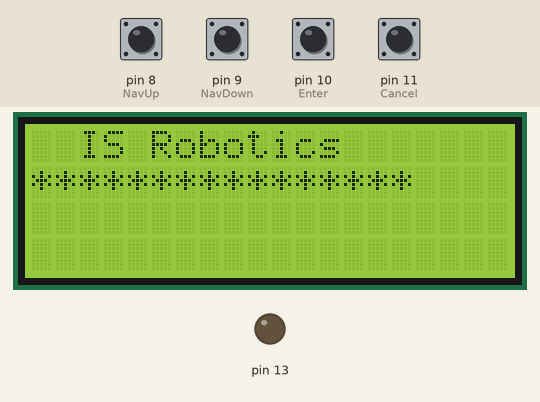
Bench run of a sketch on a simulated Arduino Uno, built with avr-gcc and run on an emulated ATmega328P. On the bench: 20×4 character LCD, output pins drawn as LEDs (lit = HIGH). The inputs (shaded band) are chosen by the test bench; at power-on: pin 8 (NavUp), pin 9 (NavDown), pin 10 (Enter), pin 11 (Cancel) HIGH.

Above: at 0.1 s.
At 2.2 s:
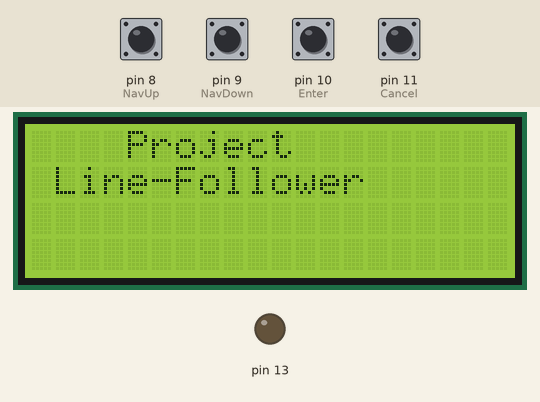
At 4.2 s:
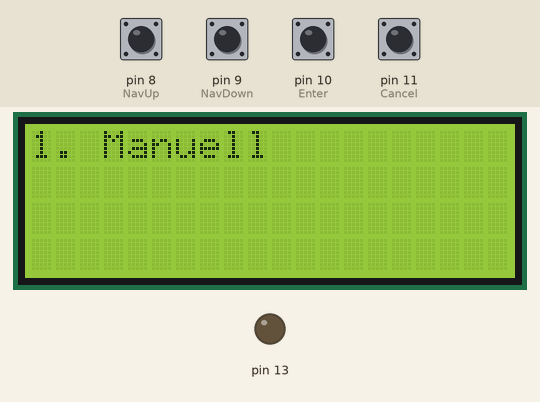
At 5.54 s:
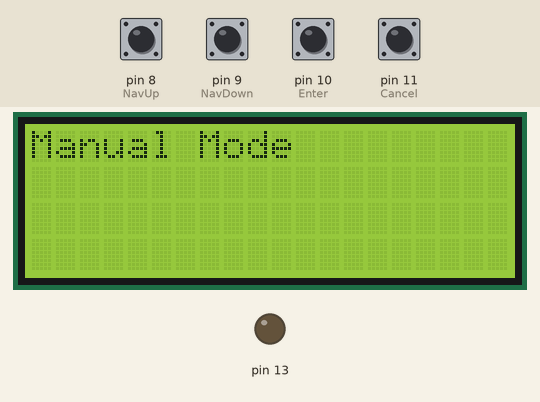
Timing chart, 0 to 7.2 s (numbered marks = the images above):
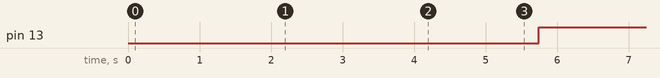

Measured:
- by itself, pin 13: LOW → HIGH at 5.7 s
- what the display in image 1 shows lasts 2.0 s, from 2.1 s to 4.1 s
- what the display in image 2 shows lasts 1.2 s, from 4.1 s to 5.3 s

The sketch:

Master.ino
```cpp
#define F_CPU 16000000UL
#include <stdio.h>
#include<avr/io.h>
#include<inttypes.h>
#include<avr/interrupt.h>
#include <compat/twi.h>
#include <IRremote.h>
#include <LiquidCrystal_I2C.h>
#include <Wire.h>

LiquidCrystal_I2C lcd(0x27,20,4);

#define Cancel 11
#define NavDown 9
#define NavUp 8
#define Enter 10


void TWI_start(void);
void TWI_init_master(void);
int IrFunction(void);

ISR(TWI_vect);

unsigned char address=0x40, read=1, write=0;
unsigned char data, write_data=0x01, recv_data;

char btn_push;

byte mainMenuPage = 1;
byte mainMenuPageOld = 1;
byte mainMenuTotal = 3;

int RECV_PIN = 12;
int val1 = 0;
int val = 0;

IRrecv irrecv(RECV_PIN);

decode_results results;

void setup(){
  Serial.begin(9600);
  lcd.begin();
  lcd.backlight();

  pinMode(13, OUTPUT);
  irrecv.enableIRIn();
  //TWI_init_master();

  startSequence();

  MainMenuDisplay();
  delay(1000);
}

void loop(){
    btn_push = ReadKeypad();

    MainMenuBtn();

    if(btn_push == 'S'){//enter selected menu
   //     WaitBtnRelease();
        switch (mainMenuPage){
            case 1:
              Manual();
              break;
            case 2:
              Autonom();
              break;
            case 3:
              Settings();
              break;
        }
          MainMenuDisplay();
    }
    delay(10);
}

/***Funktioner***/
void startSequence(){
  lcd.clear();
  lcd.setCursor(2, 0);
  lcd.print("IS Robotics");
  lcd.setCursor(0, 1);
  lcd.print("****************");
  delay(2000);

  lcd.clear();
  lcd.setCursor(4, 0);
  lcd.print("Project");
  lcd.setCursor(1, 1);
  lcd.print("Line-Follower");
  delay(2000);
}

void Manual(){
    lcd.clear();
    lcd.setCursor(0,0);
    lcd.print("Manual Mode");

    while(ReadKeypad()!= 'C'){
      val = 0;
      irrecv.enableIRIn();
      delay(200);
      digitalWrite(13, HIGH);
   if (irrecv.decode(&results)){
      irrecv.resume();
      val = 1;
     }
   if (val == 1){
      digitalWrite(13, LOW);
      sei();
      //TWI_start(); // Function to send start condition
     }
   }
}

void Autonom(){
    lcd.clear();
    lcd.setCursor(0,0);
    lcd.print("Autonom Mode");

    while(ReadKeypad()!= 'C'){
        //Gör något skoj här
    }
}
void Settings(){
    lcd.clear();
    lcd.setCursor(0,0);
    lcd.print("Settings");

    while(ReadKeypad()!= 'C'){
        //Gör något skoj här
    }
}


void MainMenuDisplay(){
    lcd.clear();
    lcd.setCursor(0,0);
    digitalWrite(13, LOW);
    switch (mainMenuPage){
        case 1:
          lcd.print("1. Manuell");
          break;
        case 2:
          lcd.print("2. Autonom");
          break;
        case 3:
          lcd.print("3. Settings");
          break;
    }
}

void MainMenuBtn(){
    if(btn_push == 'U'){
        mainMenuPage++;
        if(mainMenuPage > mainMenuTotal)
          mainMenuPage = 1;
    }
    else if(btn_push == 'D'){
        mainMenuPage--;
        if(mainMenuPage == 0)
          mainMenuPage = mainMenuTotal;
    }

    if(mainMenuPage != mainMenuPageOld){ //only update display when page change
        MainMenuDisplay();
        mainMenuPageOld = mainMenuPage;
    }
}

char ReadKeypad(){
   int val1 = digitalRead(Cancel);
   int val2 = digitalRead(NavDown);
   int val3 = digitalRead(NavUp);
   int val4 = digitalRead(Enter);

   delay(200);

    if (val1 == 0)
      return 'C';
    else if (val2 == 0)
      return 'D';
    else if (val3 == 0)
      return 'U';
    else if (val4 == 0)
      return 'S';
  }

int IrFunction(void){

  if (results.value == 0x4658 || results.value == 0x14658)
    return 1;
  else if (results.value == 0x4659 || results.value == 0x14659)
    return 2;
  else if (results.value == 0x465B || results.value == 0x1465B)
    return 3;
  else if (results.value == 0x465A || results.value == 0x1465A)
    return 4;
  else if (results.value == 0x465C || results.value == 0x1465C)
    return 5;
  else
    return 0;

}
/*
ISR(TWI_vect){
  switch (TWSR)
  {
    case 0x08:
      data = 0x40; // Address till Slave
      TWDR = data;
      TWCR = (1<<TWEN)|(1<<TWINT)|(1<<TWIE);
      break;
    case 0x18:
      data = IrFunction();
      TWDR = data;
      TWCR = (1<<TWEN)|(1<<TWINT)|(1<<TWIE);
      break;
    case 0x28:
      data = IrFunction();
      TWDR = data;  // put data in TWDR
      TWCR =(1<<TWEN)|(1<<TWINT)|(1<<TWIE);
      break;
    case 0x30:
      val = 0;
      TWCR= (1<<TWINT)|(1<<TWEN)|(1<<TWSTO)|(1<<TWIE);
      break;
    default:
      break;
  }
}
/*
void TWI_init_master(void){ // Function to initialize master
  TWBR = 0x0B;                                  // Set bit rate register. Defined in header file.
  TWDR = 0xFF;                                      // Default content = SDA released.
  TWCR = (1<<TWEN)|(1<<TWIE);
}

void TWI_start(void){
  // Clear TWI interrupt flag, Put start condition on SDA, Enable TWI
  TWCR = (1<<TWINT)|(1<<TWSTA)|(1<<TWEN)|(1<<TWIE);
  while(!(TWCR & (1<<TWINT))); // Wait till start condition is transmitted
}*/
```
